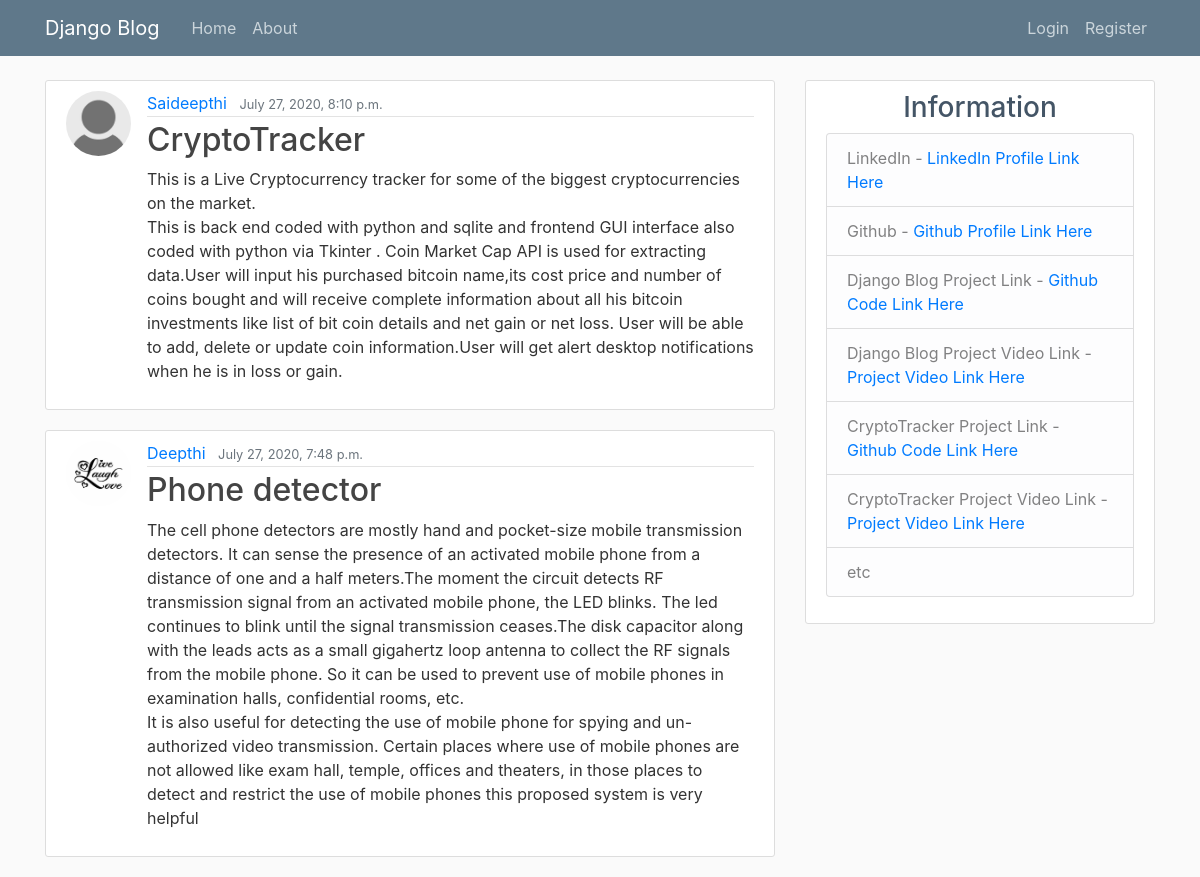
/home/, run on the app's committed database.
### blog/models.py (models this page shows, shortened)
class Post(models.Model):
    title = models.CharField(max_length=100)
    content = models.TextField()
    date_posted = models.DateTimeField(default=datetime.datetime.now)
    author = models.ForeignKey(User, on_delete=models.CASCADE)
    class Meta:
        ordering = ['date_posted']

### users/models.py (models this page shows, shortened)
class Profile(models.Model):
    user = models.OneToOneField(User, on_delete=models.CASCADE)
    image = models.ImageField(default='media/default.jpg', upload_to='media/profile_pics/')
    '''def save(self, *args, **kwargs):  #for large image size
        super().save(*args, **kwargs)

        #img = Image.open(self.image.path)
        img = Image.open(storage.open(self.image.name))
        if img.height > 300 or img.width > 300:
            output_size = (300, 300)
            img.thumbnail(output_size)
            img.save(self.image.name)/'''

### blog/views.py (the view)
# urls.py: path('home/', PostListView.as_view(), name='blog-home'),
class PostListView(ListView):    #home list view
    model = Post
    template_name = 'blog/home.html'  # <app>/<model>_<viewtype>.html
    context_object_name = 'posts'
    ordering = ['-date_posted']

### blog/templates/blog/home.html
{% extends "blog/base.html" %}
{% block content %}
    {% for post in posts %}
        <article class="media content-section">
            <img class="rounded-circle article-img" src="{{ post.author.profile.image.url }}">
          <div class="media-body">
            <div class="article-metadata">
              <a class="mr-2" href="{% url 'user-posts' post.author.username %}">{{ post.author }}</a>
                <small class="text-muted">{{ post.date_posted}}</small>
            </div>
            <h2><a class="article-title" href="{% url 'post-detail' post.id %}">{{ post.title }}</a></h2>
            <p class="article-content">{{ post.content }}</p>
          </div>
        </article>
    {% endfor %}
{% endblock content %}

### blog/static/main.css (style rules this page uses)
body { background: #fafafa; color: #333333; margin-top: 5rem; }
h1, h2, h3, h4, h5, h6 { color: #445566; }
.content-section { background: #ffffff; padding: 10px 20px; border: 1px solid #dddddd; border-radius: 3px; margin-bottom: 20px; }
.article-title { color: #444444; }
.article-content { white-space: pre-line; }
.article-img { height: 65px; width: 65px; margin-right: 16px; }
.article-metadata { padding-bottom: 1px; margin-bottom: 4px; border-bottom: 1px solid #e3e3e3 }

### data on the page
Post: author.profile.image (placeholder picture), author "Saideepthi", date_posted "July 27, 2020, 8:10 p.m.", title "CryptoTracker", content "This is a Live Cryptocurrency tracker for some of the biggest cryptocurrencies on the market. This is back end coded with python and sqlite and frontend GUI interface also coded with python via Tkinter . Coin Market Cap API is used for extracting data.User will input his purchased bitcoin name,its cost price and number of coins bought and will receive complete information about all his bitcoin investments like list of bit coin details and net gain or net loss. User will be able to add, delete or update coin information.User will get alert desktop notifications when he is in loss or gain."
Post: author.profile.image (picture), author "Deepthi", date_posted "July 27, 2020, 7:48 p.m.", title "Phone detector", content "The cell phone detectors are mostly hand and pocket-size mobile transmission detectors. It can sense the presence of an activated mobile phone from a distance of one and a half meters.The moment the circuit detects RF transmission signal from an activated mobile phone, the LED blinks. The led continues to blink until the signal transmission ceases.The disk capacitor along with the leads acts as a small gigahertz loop antenna to collect the RF signals from the mobile phone. So it can be used to prevent use of mobile phones in examination halls, confidential rooms, etc. It is also useful for detecting the use of mobile phone for spying and un-authorized video transmission. Certain places…"
